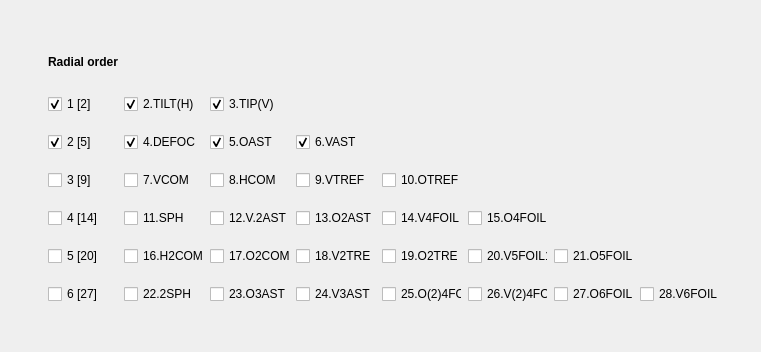
<?xml version="1.0" encoding="UTF-8"?>
<ui version="4.0">
 <class>Form</class>
 <widget class="QWidget" name="Form">
  <property name="geometry">
   <rect>
    <x>0</x>
    <y>0</y>
    <width>761</width>
    <height>352</height>
   </rect>
  </property>
  <property name="windowTitle">
   <string>Form</string>
  </property>
  <widget class="QWidget" name="">
   <property name="geometry">
    <rect>
     <x>48</x>
     <y>36</y>
     <width>672</width>
     <height>281</height>
    </rect>
   </property>
   <layout class="QGridLayout" name="gridLayout">
    <property name="verticalSpacing">
     <number>6</number>
    </property>
    <item row="8" column="7">
     <widget class="QCheckBox" name="chB_zer_ord6_7">
      <property name="text">
       <string>28.V6FOIL</string>
      </property>
     </widget>
    </item>
    <item row="3" column="2">
     <widget class="QCheckBox" name="chB_zer_ord3_2">
      <property name="text">
       <string>8.HCOM</string>
      </property>
      <property name="checked">
       <bool>false</bool>
      </property>
     </widget>
    </item>
    <item row="4" column="1">
     <widget class="QCheckBox" name="chB_zer_ord4_1">
      <property name="text">
       <string>11.SPH</string>
      </property>
      <property name="checked">
       <bool>false</bool>
      </property>
     </widget>
    </item>
    <item row="4" column="0">
     <widget class="QCheckBox" name="chB_zer_ord4_all">
      <property name="layoutDirection">
       <enum>Qt::LeftToRight</enum>
      </property>
      <property name="text">
       <string>4 [14]</string>
      </property>
      <property name="checked">
       <bool>false</bool>
      </property>
     </widget>
    </item>
    <item row="1" column="2">
     <widget class="QCheckBox" name="chB_zer_ord1_2">
      <property name="text">
       <string>3.TIP(V)</string>
      </property>
      <property name="checked">
       <bool>true</bool>
      </property>
     </widget>
    </item>
    <item row="2" column="0">
     <widget class="QCheckBox" name="chB_zer_ord2_all">
      <property name="layoutDirection">
       <enum>Qt::LeftToRight</enum>
      </property>
      <property name="text">
       <string>2 [5]</string>
      </property>
      <property name="checked">
       <bool>true</bool>
      </property>
     </widget>
    </item>
    <item row="4" column="2">
     <widget class="QCheckBox" name="chB_zer_ord4_2">
      <property name="text">
       <string>12.V.2AST</string>
      </property>
      <property name="checked">
       <bool>false</bool>
      </property>
     </widget>
    </item>
    <item row="1" column="1">
     <widget class="QCheckBox" name="chB_zer_ord1_1">
      <property name="text">
       <string>2.TILT(H)</string>
      </property>
      <property name="checked">
       <bool>true</bool>
      </property>
     </widget>
    </item>
    <item row="6" column="0">
     <widget class="QCheckBox" name="chB_zer_ord5_all">
      <property name="layoutDirection">
       <enum>Qt::LeftToRight</enum>
      </property>
      <property name="text">
       <string>5 [20]</string>
      </property>
     </widget>
    </item>
    <item row="1" column="0">
     <widget class="QCheckBox" name="chB_zer_ord1_all">
      <property name="layoutDirection">
       <enum>Qt::LeftToRight</enum>
      </property>
      <property name="text">
       <string>1 [2]</string>
      </property>
      <property name="checked">
       <bool>true</bool>
      </property>
     </widget>
    </item>
    <item row="2" column="3">
     <widget class="QCheckBox" name="chB_zer_ord2_3">
      <property name="text">
       <string>6.VAST</string>
      </property>
      <property name="checked">
       <bool>true</bool>
      </property>
     </widget>
    </item>
    <item row="3" column="4">
     <widget class="QCheckBox" name="chB_zer_ord3_4">
      <property name="text">
       <string>10.OTREF</string>
      </property>
      <property name="checked">
       <bool>false</bool>
      </property>
     </widget>
    </item>
    <item row="2" column="2">
     <widget class="QCheckBox" name="chB_zer_ord2_2">
      <property name="text">
       <string>5.OAST</string>
      </property>
      <property name="checked">
       <bool>true</bool>
      </property>
     </widget>
    </item>
    <item row="3" column="0">
     <widget class="QCheckBox" name="chB_zer_ord3_all">
      <property name="layoutDirection">
       <enum>Qt::LeftToRight</enum>
      </property>
      <property name="text">
       <string>3 [9]</string>
      </property>
      <property name="checked">
       <bool>false</bool>
      </property>
     </widget>
    </item>
    <item row="2" column="1">
     <widget class="QCheckBox" name="chB_zer_ord2_1">
      <property name="text">
       <string>4.DEFOC</string>
      </property>
      <property name="checked">
       <bool>true</bool>
      </property>
     </widget>
    </item>
    <item row="3" column="1">
     <widget class="QCheckBox" name="chB_zer_ord3_1">
      <property name="text">
       <string>7.VCOM</string>
      </property>
      <property name="checked">
       <bool>false</bool>
      </property>
     </widget>
    </item>
    <item row="3" column="3">
     <widget class="QCheckBox" name="chB_zer_ord3_3">
      <property name="text">
       <string>9.VTREF</string>
      </property>
      <property name="checked">
       <bool>false</bool>
      </property>
     </widget>
    </item>
    <item row="6" column="5">
     <widget class="QCheckBox" name="chB_zer_ord5_5">
      <property name="text">
       <string>20.V5FOIL1</string>
      </property>
     </widget>
    </item>
    <item row="6" column="6">
     <widget class="QCheckBox" name="chB_zer_ord5_6">
      <property name="text">
       <string>21.O5FOIL</string>
      </property>
     </widget>
    </item>
    <item row="4" column="5">
     <widget class="QCheckBox" name="chB_zer_ord4_5">
      <property name="text">
       <string>15.O4FOIL</string>
      </property>
     </widget>
    </item>
    <item row="6" column="1">
     <widget class="QCheckBox" name="chB_zer_ord5_1">
      <property name="text">
       <string>16.H2COM</string>
      </property>
     </widget>
    </item>
    <item row="6" column="2">
     <widget class="QCheckBox" name="chB_zer_ord5_2">
      <property name="text">
       <string>17.O2COM</string>
      </property>
     </widget>
    </item>
    <item row="4" column="4">
     <widget class="QCheckBox" name="chB_zer_ord4_4">
      <property name="text">
       <string>14.V4FOIL</string>
      </property>
     </widget>
    </item>
    <item row="6" column="3">
     <widget class="QCheckBox" name="chB_zer_ord5_3">
      <property name="text">
       <string>18.V2TRE</string>
      </property>
     </widget>
    </item>
    <item row="4" column="3">
     <widget class="QCheckBox" name="chB_zer_ord4_3">
      <property name="text">
       <string>13.O2AST</string>
      </property>
     </widget>
    </item>
    <item row="6" column="4">
     <widget class="QCheckBox" name="chB_zer_ord5_4">
      <property name="text">
       <string>19.O2TRE</string>
      </property>
     </widget>
    </item>
    <item row="8" column="0">
     <widget class="QCheckBox" name="chB_zer_ord6_all">
      <property name="layoutDirection">
       <enum>Qt::LeftToRight</enum>
      </property>
      <property name="text">
       <string>6 [27]</string>
      </property>
     </widget>
    </item>
    <item row="8" column="1">
     <widget class="QCheckBox" name="chB_zer_ord6_1">
      <property name="text">
       <string>22.2SPH</string>
      </property>
     </widget>
    </item>
    <item row="8" column="6">
     <widget class="QCheckBox" name="chB_zer_ord6_6">
      <property name="text">
       <string>27.O6FOIL</string>
      </property>
     </widget>
    </item>
    <item row="8" column="5">
     <widget class="QCheckBox" name="chB_zer_ord6_5">
      <property name="text">
       <string>26.V(2)4FOIL</string>
      </property>
     </widget>
    </item>
    <item row="8" column="2">
     <widget class="QCheckBox" name="chB_zer_ord6_2">
      <property name="text">
       <string>23.O3AST</string>
      </property>
     </widget>
    </item>
    <item row="8" column="3">
     <widget class="QCheckBox" name="chB_zer_ord6_3">
      <property name="text">
       <string>24.V3AST</string>
      </property>
     </widget>
    </item>
    <item row="8" column="4">
     <widget class="QCheckBox" name="chB_zer_ord6_4">
      <property name="text">
       <string>25.O(2)4FOIL</string>
      </property>
     </widget>
    </item>
    <item row="0" column="0">
     <widget class="QLabel" name="label">
      <property name="enabled">
       <bool>true</bool>
      </property>
      <property name="sizePolicy">
       <sizepolicy hsizetype="Preferred" vsizetype="Preferred">
        <horstretch>0</horstretch>
        <verstretch>0</verstretch>
       </sizepolicy>
      </property>
      <property name="maximumSize">
       <size>
        <width>16777215</width>
        <height>28</height>
       </size>
      </property>
      <property name="font">
       <font>
        <weight>75</weight>
        <bold>true</bold>
        <kerning>false</kerning>
       </font>
      </property>
      <property name="lineWidth">
       <number>1</number>
      </property>
      <property name="text">
       <string>Radial order</string>
      </property>
      <property name="alignment">
       <set>Qt::AlignCenter</set>
      </property>
     </widget>
    </item>
   </layout>
  </widget>
 </widget>
 <resources/>
 <connections/>
</ui>
